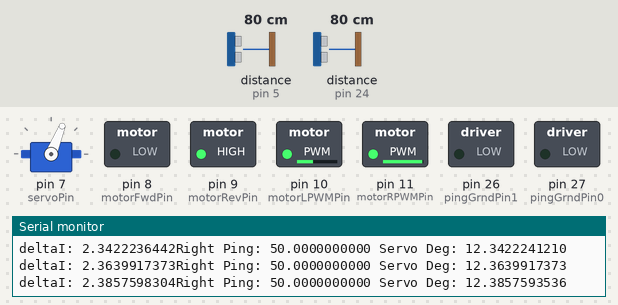
A sketch run on a simulated Arduino Mega 2560, built with avr-gcc and run on an emulated ATmega2560. On the bench: servo, switched loads named in the sketch (green lamp = pin HIGH), the last lines printed to the serial monitor. Wiring (inferred from the names in the program): 2 × ultrasonic range finder: trigger pin 6, echo pin 5 / trigger pin 22, echo pin 24. Inputs (shaded band) come from the test bench; at power-on: distance to the obstacle (sensors on pin 5, pin 24) 80 cm. The echo pulse lasts 58.3 µs per cm; pins used as bus, display or sensor lines are not drawn.

Above: at 1.2 s.
1.3 s: distance to the obstacle (sensor on pin 5) set to 27 cm
2.8 s: distance to the obstacle (sensor on pin 24) set to 32 cm
At 4.9 s:
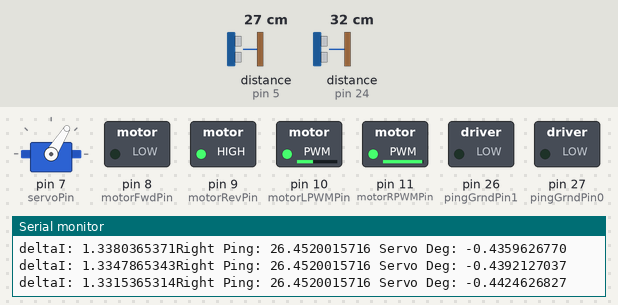
5.8 s: distance to the obstacle (sensor on pin 24) set to 27 cm
At 6.6 s:
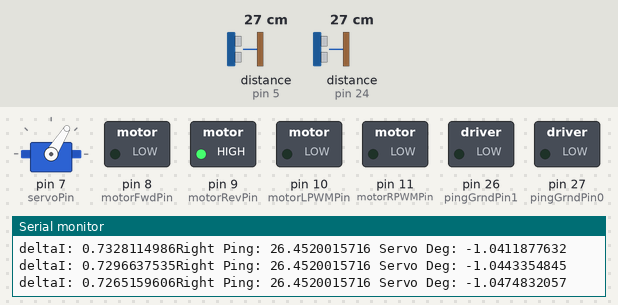
8.8 s: distance to the obstacle (sensor on pin 5) set to 60 cm
At 11.2 s:
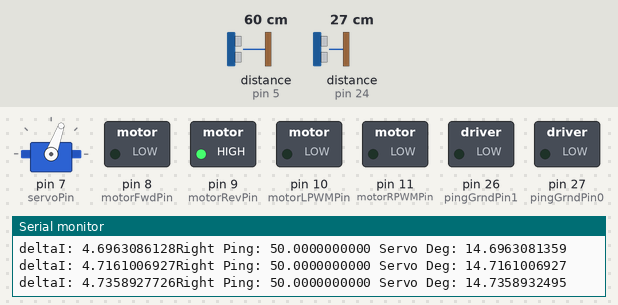
11.8 s: distance to the obstacle (sensor on pin 5) set to 2 cm
Timing chart, 0 to 17.4 s (numbered marks = the images above; inputs shaded):
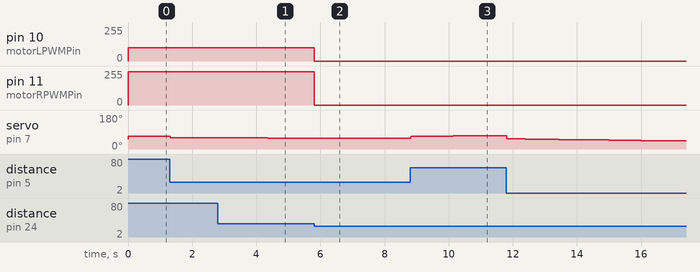

Measured:
- the behaviour switches between 31 and 30 cm on distance to the obstacle (sensor on pin 24) (found by bisection; images 1 and 2)
- after the input at 2.8 s, servo on pin 7 (servoPin): goes on until 4.4 s, then stays 58°
- after the input at 5.8 s, pin 10 (motorLPWMPin): 100/255 → 0/255 at once; pin 11 (motorRPWMPin): 250/255 → 0/255 at once

The sketch:

Wall_Following.ino
```cpp
#include <Servo.h>

#define servoPin 7 // pin for servo signal

#define motorFwdPin 8 // HIGH for FWD; LOW for REV
#define motorRevPin 9 // LOW for FWD; HIGH for REV
#define motorLPWMPin 10 // Left Motor Speed Control
#define motorRPWMPin 11 // Right Motor Speed Control

#define pingTrigPin0 23 // left ping sensor trigger pin (output from Arduino)
#define pingEchoPin0 25 // left ping sensor echo pin (input to Arduino)
#define pingGrndPin0 27 // left ping sensor ground pin (use digital pin as ground)

#define pingTrigPin1 22 // center ping sensor trigger pin (output from Arduino)
#define pingEchoPin1 24 // center ping sensor echo pin (input to Arduino)
#define pingGrndPin1 26 // center ping sensor ground pin (use digital pin as ground)

#define pingTrigPin2 6  // right ping sensor trigger pin (output to Arduino)
#define pingEchoPin2 5  // right ping sensor echo pin (input to Arduino

#define KI 0.1
#define KP 0.5
#define distanceCenter 30

//
// global variables
// (yucky but needed to make i2c interrupts work later)
//
float rightPingDistanceCM = 0.0;
float centerPingDistanceCM = 0.0;
float leftPingDistanceCM = 0.0;

Servo steeringServo;
double servoAngleDeg = -10.0;

byte motorLPWM=100;
byte motorRPWM=250;

static int integratedRightPingDistanceCM = 0;

void setup() {
  // put your setup code here, to run once:
    Serial.begin(115200);
    Serial.println("MegaPingTest");

      //left ping sensor set-up
    pinMode(pingGrndPin0,OUTPUT); digitalWrite(pingGrndPin0,LOW);
    pinMode(pingTrigPin0,OUTPUT);
    pinMode(pingEchoPin0,INPUT);

  //center ping sensor set-up
    pinMode(pingGrndPin1,OUTPUT); digitalWrite(pingGrndPin1,LOW);
    pinMode(pingTrigPin1,OUTPUT);
    pinMode(pingEchoPin1,INPUT);

  //right ping sensor set-up
    pinMode(pingTrigPin2,OUTPUT);
    pinMode(pingEchoPin2,INPUT);

  //Motor set-up
    pinMode(motorFwdPin,OUTPUT); digitalWrite(motorFwdPin,LOW);
    pinMode(motorRevPin,OUTPUT); digitalWrite(motorRevPin,HIGH);
    pinMode(motorLPWMPin,OUTPUT); analogWrite(motorLPWMPin,motorLPWM);
    pinMode(motorRPWMPin,OUTPUT); analogWrite(motorRPWMPin,motorRPWM);

  //Servo set-up
    steeringServo.attach(servoPin);
    setServoAngle(servoAngleDeg);

}

void loop() {
  // put your main code here, to run repeatedly:

  static unsigned long timeLast = 0;

  getPingDistanceCM(1);

  if(centerPingDistanceCM <= 30){
    analogWrite(motorLPWMPin,0);
    analogWrite(motorRPWMPin,0);
  }else{

    analogWrite(motorLPWMPin,motorLPWM);
    analogWrite(motorRPWMPin,motorRPWM);
  }

  // Wall follow on right side (for now)
  getPingDistanceCM(2);
  /*Serial.print("Right Ping Distance: ");
  Serial.print(rightPingDistanceCM, DEC);
  Serial.print(" Integrated Right  Ping: ");
  Serial.println(integratedRightPingDistanceCM, DEC);
  */

  float dt = micros() - timeLast;
  timeLast = micros();
  float err = rightPingDistanceCM - distanceCenter;
  static float deltaI = 0;
  deltaI += KI * dt * err * 0.001 * 0.001;
  deltaI = constrain(deltaI, -20, 20);
  float servoDeg = deltaI + KP * err;
  setServoAngle(servoDeg);

  Serial.print("deltaI: ");
  Serial.print(deltaI, DEC);
  Serial.print("Right Ping: ");
  Serial.print(rightPingDistanceCM, DEC);
  Serial.print(" Servo Deg: ");
  Serial.println(servoDeg, DEC);

}


void getPingDistanceCM(int rcl){
  //
  // 3000 us timeout implies maximum distance is 51cm
  // but in practice, actual max larger?
  //
  const long timeout_us = 3000;
  //
  // pingTrigPin0 = trigger pin
  // pingEchoPin0 = echo pin
  // The PING))) is triggered by a HIGH pulse of 2 or more microseconds.
  // Give a short LOW pulse beforehand to ensure a clean HIGH pulse:
  //
  if(rcl==0){ //left
    digitalWrite(pingTrigPin0, LOW);
    delayMicroseconds(2);
    digitalWrite(pingTrigPin0, HIGH);
    delayMicroseconds(5);
    digitalWrite(pingTrigPin0, LOW);
    //
    // The echo pin is used to read the signal from the PING))): a HIGH
    // pulse whose duration is the time (in microseconds) from the sending
    // of the ping to the reception of its echo off of an object.
    //
    unsigned long echo_time_l;
    echo_time_l = pulseIn(pingEchoPin0, HIGH, timeout_us);
    if (echo_time_l == 0){
      echo_time_l = timeout_us;
    }
    //
    // return the distance in centimeters
    // distance = (10^-6) * (echo_time_us) * (speed of sound m/s) * (100 cm/m) / 2
    // divide by 2 because we measure "round trip" time for echo
    // (0.000001 * echo_time_us * 340.0 * 100.0 / 2.0)
    // = 0.017*echo_time
    //
    leftPingDistanceCM = constrain(0.017*echo_time_l,5.0,50.0);
  }
  else if (rcl==1) { //center
    digitalWrite(pingTrigPin1, LOW);
    delayMicroseconds(2);
    digitalWrite(pingTrigPin1, HIGH);
    delayMicroseconds(5);
    digitalWrite(pingTrigPin1, LOW);
    //
    // The echo pin is used to read the signal from the PING))): a HIGH
    // pulse whose duration is the time (in microseconds) from the sending
    // of the ping to the reception of its echo off of an object.
    //
    unsigned long echo_time_c;
    echo_time_c = pulseIn(pingEchoPin1, HIGH, timeout_us);
    if (echo_time_c == 0){
      echo_time_c = timeout_us;
   }
    //
    // return the distance in centimeters
    // distance = (10^-6) * (echo_time_us) * (speed of sound m/s) * (100 cm/m) / 2
    // divide by 2 because we measure "round trip" time for echo
    // (0.000001 * echo_time_us * 340.0 * 100.0 / 2.0)
    // = 0.017*echo_time
    //
    centerPingDistanceCM = constrain(0.017*echo_time_c,5.0,50.0);
  }
  else if(rcl==2){ //right

    digitalWrite(pingTrigPin2, LOW);
    delayMicroseconds(2);
    digitalWrite(pingTrigPin2, HIGH);
    delayMicroseconds(5);
    digitalWrite(pingTrigPin2, LOW);
    //
    // The echo pin is used to read the signal from the PING))): a HIGH
    // pulse whose duration is the time (in microseconds) from the sending
    // of the ping to the reception of its echo off of an object.
    //
    unsigned long echo_time_r;
    echo_time_r = pulseIn(pingEchoPin2, HIGH, timeout_us);
    if (echo_time_r == 0){
      echo_time_r = timeout_us;
   }
    //
    // return the distance in centimeters
    // distance = (10^-6) * (echo_time_us) * (speed of sound m/s) * (100 cm/m) / 2
    // divide by 2 because we measure "round trip" time for echo
    // (0.000001 * echo_time_us * 340.0 * 100.0 / 2.0)
    // = 0.017*echo_time
    //
    rightPingDistanceCM = constrain(0.017*echo_time_r,5.0,50.0);
  }
}
void setServoAngle(double sDeg){
//
//  Update ServoCenter_us as Required for installation bias
//  CAREFUL: make small increments (~100) to iterate
//  100us is about 20deg (higher values --> more right steering)
//  wrong ServoCenter values can damage servo
//
    double ServoCenter_us = 1150.0;
    double ServoScale_us = 8.0;    // micro-seconds per degree
//
//  NEVER send a servo command without constraining servo motion!
//  -->large servo excursions could damage hardware or servo<--
//
    double t_us = constrain(ServoCenter_us + ServoScale_us * sDeg, ServoCenter_us-150, ServoCenter_us+150);
    steeringServo.writeMicroseconds(t_us);
}
```
